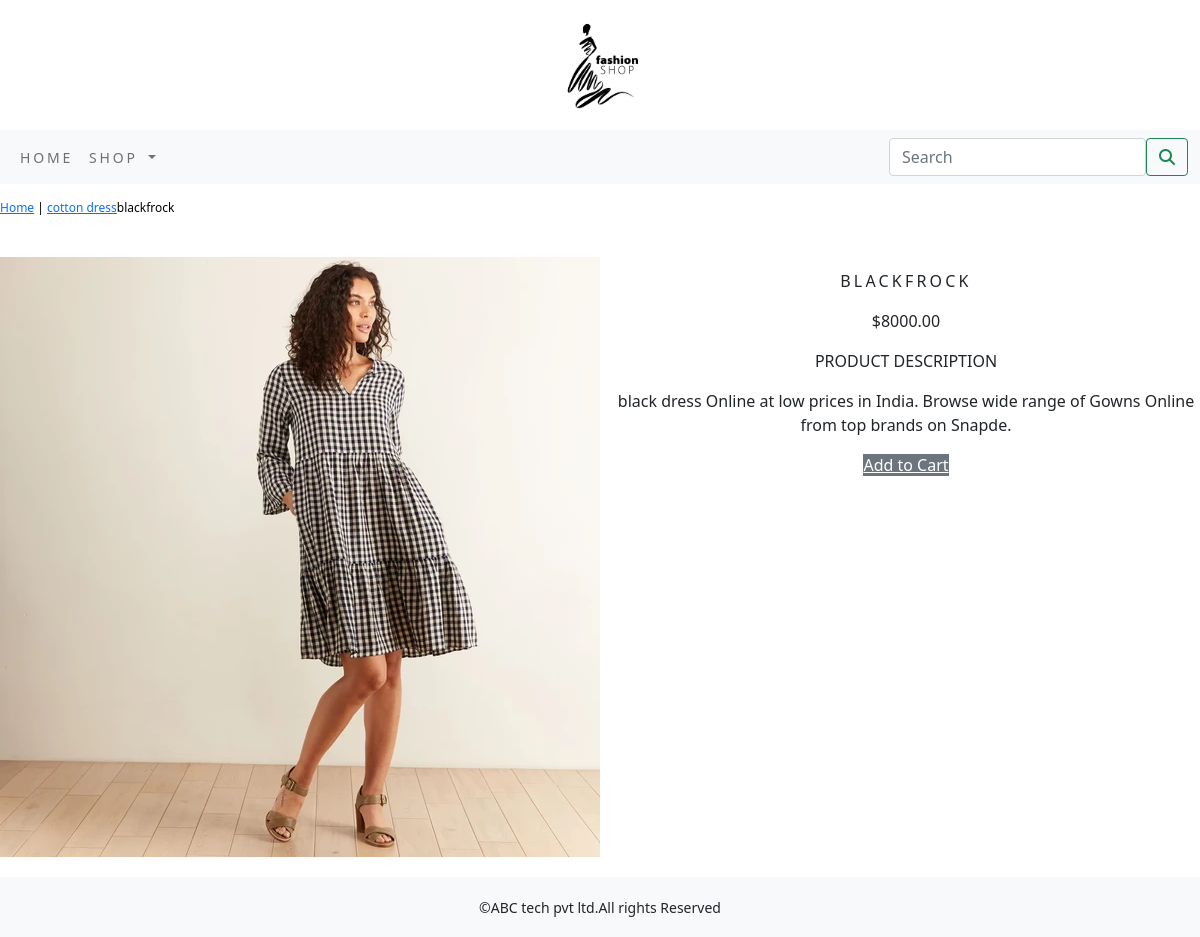
/shopapp2/cotton-dress/blackfrock/, run on the app's committed database.
### shopapp2/models.py (models this page shows, shortened)
class Product(models.Model):
    name=models.CharField(max_length=250,unique=True)
    slug=models.SlugField(max_length=250,unique=True)
    description=models.TextField(blank=True)
    price=models.DecimalField(max_digits=10,decimal_places=2)
    category=models.ForeignKey(Category,on_delete=models.CASCADE)
    image=models.ImageField(upload_to='product',blank=True)
    stock=models.IntegerField()
    available=models.BooleanField(default=True)
    created=models.DateTimeField(auto_now_add=True)
    updated=models.DateTimeField(auto_now=True)
    class Meta:
        ordering=('name',)
        verbose_name='product'
        verbose_name_plural='products'

class Category(models.Model):
    name=models.CharField(max_length=250,unique=True)
    slug=models.SlugField(max_length=250,unique=True)
    description=models.TextField(blank=True)
    image=models.ImageField(upload_to='category',blank=True)
    class Meta:
        ordering=('name',)
        verbose_name='category'
        verbose_name_plural='categories'
    def get_url(self):
        return reverse('shopapp2:product_by_category',args=[self.slug])
    def __str__(self):
        return '{}'.format(self.name)

### shopapp2/views.py (the view)
# urls.py: path('<slug:c_slug>/<slug:product_slug>/',views.proDetail,name='prodCatdetail'),
def proDetail(request,c_slug,product_slug):
    try:
        product=Product.objects.get(category__slug=c_slug,slug=product_slug)
    except  Exception as e:
        raise e
    return render(request,'product.html',{'product':product})

### cart/context_processors.py (called while the page is built)
def counter(request):
    item_count=0
    if 'admin' in request.path:
        return {}
    else:
        try:
            cart=Cart.objects.filter(cart_id=_cart_id(request))
            cart_items=CartItem.objects.all().filter(cart=cart[:1])
            for cart_item in cart_items:
                item_count += cart_item.quantity
        except Cart.DoesNotExist:
            item_count =0
    return  dict(item_count=item_count)

### cart/views.py (called while the page is built)
def _cart_id(request):
    cart=request.session.session_key
    if not cart:
        cart=request.session.create()
    return cart

### shopapp2/context_processors.py (called while the page is built)
def menu_links(request):
    links=Category.objects.all()
    return dict(links=links)

### templates/product.html (shortened to what this page needs)
{% extends 'base.html' %}
{% load static %}
{% block content %}
   <div class="row my_prod_row_class">
       <div class="mx_auto">
          <p><a href="{% url 'shopapp2:allProdCat' %}">Home</a> | <a href="{{product.category.get_url}}">{{product.category}}</a>{{product.name}}</p>
       </div>
       <div class="container">
       <br>
       <div class="row">
              <div class="col-12 col-sm-12 col-md-12 col-lg-6 text-center">
              <div style="min-width:18rem">
              <img src="{{product.image.url}}" alt="{{product.name}}">
              </div>
      </div>
          <div class="col-md-12 col-sm-12 col-md-12 col-lg-6">
               <div class="text-center">
               <h1 class="my_prod_title">{{product.name}}</h1>
                <p>${{product.price}}</p>
                <p class="my_title">PRODUCT DESCRIPTION</p>
                <p class="text-justify my_rod_text">{{product.description}}</p>
                {% if product.stock <= 0 %}
                <p class="text-justify my_prod_text "><b>Out Of Stock</b></p>
                {% else %}
                <a class="bt btn-secondary" href="{% url 'cart:add_cart' product.id %}">Add to Cart</a>
                {% endif %}
               </div>
          </div>
       </div>
      </div>
   </div>
{% endblock %}

### static/css/custom.css (style rules this page uses)
body { font-family: 'Roboto', sans-serif; }
.my_title { font-size:16px; text-transform:uppercase; letter_spacing:.2em; }
.my_prod_row_class { padding-top:15px; padding-bottom:20px; }
.my_prod_row_class .mx_auto { color:#000; font-size:12px; text-decoration:none; }
.my_prod_title { font-size:16px; text-transform:uppercase; letter-spacing:.2em; padding-top:15px; padding-bottom:10px; }
.my_rod_text { padding-rigth:20px; }

### data on the page
Product: category "cotton dress", name "blackfrock", image (picture), name "BLACKFROCK", price "8000.00", description "black dress Online at low prices in India. Browse wide range of Gowns Online from top brands on Snapde."
